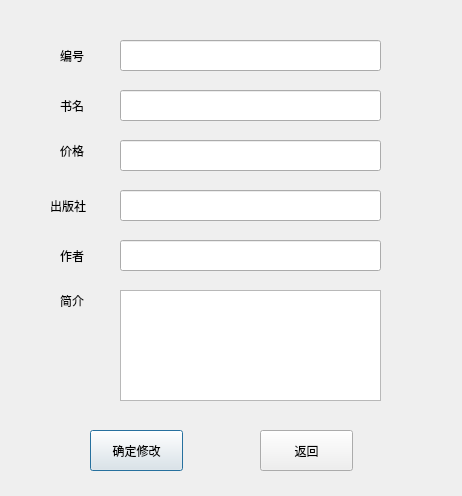
<?xml version="1.0" encoding="UTF-8"?>
<ui version="4.0">
 <class>UpdateDlg</class>
 <widget class="QDialog" name="UpdateDlg">
  <property name="geometry">
   <rect>
    <x>0</x>
    <y>0</y>
    <width>462</width>
    <height>496</height>
   </rect>
  </property>
  <property name="windowTitle">
   <string>Dialog</string>
  </property>
  <widget class="QLabel" name="label_4">
   <property name="geometry">
    <rect>
     <x>60</x>
     <y>240</y>
     <width>72</width>
     <height>31</height>
    </rect>
   </property>
   <property name="styleSheet">
    <string notr="true">font: 11pt &quot;Agency FB&quot;;</string>
   </property>
   <property name="text">
    <string>作者</string>
   </property>
  </widget>
  <widget class="QLineEdit" name="writerEdit">
   <property name="geometry">
    <rect>
     <x>120</x>
     <y>240</y>
     <width>261</width>
     <height>31</height>
    </rect>
   </property>
   <property name="readOnly">
    <bool>false</bool>
   </property>
  </widget>
  <widget class="QLineEdit" name="nameEdit">
   <property name="geometry">
    <rect>
     <x>120</x>
     <y>90</y>
     <width>261</width>
     <height>31</height>
    </rect>
   </property>
   <property name="readOnly">
    <bool>false</bool>
   </property>
  </widget>
  <widget class="QLabel" name="label_2">
   <property name="geometry">
    <rect>
     <x>60</x>
     <y>130</y>
     <width>51</width>
     <height>41</height>
    </rect>
   </property>
   <property name="styleSheet">
    <string notr="true">font: 11pt &quot;Agency FB&quot;;</string>
   </property>
   <property name="text">
    <string>价格</string>
   </property>
  </widget>
  <widget class="QLineEdit" name="pressEdit">
   <property name="geometry">
    <rect>
     <x>120</x>
     <y>190</y>
     <width>261</width>
     <height>31</height>
    </rect>
   </property>
   <property name="readOnly">
    <bool>false</bool>
   </property>
  </widget>
  <widget class="QLabel" name="label">
   <property name="geometry">
    <rect>
     <x>60</x>
     <y>95</y>
     <width>72</width>
     <height>21</height>
    </rect>
   </property>
   <property name="styleSheet">
    <string notr="true">font: 11pt &quot;Agency FB&quot;;</string>
   </property>
   <property name="text">
    <string>书名</string>
   </property>
  </widget>
  <widget class="QLabel" name="label_3">
   <property name="geometry">
    <rect>
     <x>50</x>
     <y>190</y>
     <width>72</width>
     <height>31</height>
    </rect>
   </property>
   <property name="styleSheet">
    <string notr="true">font: 11pt &quot;Agency FB&quot;;</string>
   </property>
   <property name="text">
    <string>出版社</string>
   </property>
  </widget>
  <widget class="QLineEdit" name="priceEdit">
   <property name="geometry">
    <rect>
     <x>120</x>
     <y>140</y>
     <width>261</width>
     <height>31</height>
    </rect>
   </property>
   <property name="readOnly">
    <bool>false</bool>
   </property>
  </widget>
  <widget class="QLabel" name="label_6">
   <property name="geometry">
    <rect>
     <x>60</x>
     <y>280</y>
     <width>72</width>
     <height>41</height>
    </rect>
   </property>
   <property name="styleSheet">
    <string notr="true">font: 11pt &quot;Agency FB&quot;;</string>
   </property>
   <property name="text">
    <string>简介</string>
   </property>
  </widget>
  <widget class="QLabel" name="label_5">
   <property name="geometry">
    <rect>
     <x>60</x>
     <y>45</y>
     <width>72</width>
     <height>21</height>
    </rect>
   </property>
   <property name="styleSheet">
    <string notr="true">font: 11pt &quot;Agency FB&quot;;</string>
   </property>
   <property name="text">
    <string>编号</string>
   </property>
  </widget>
  <widget class="QLineEdit" name="idEdit">
   <property name="geometry">
    <rect>
     <x>120</x>
     <y>40</y>
     <width>261</width>
     <height>31</height>
    </rect>
   </property>
   <property name="text">
    <string/>
   </property>
   <property name="readOnly">
    <bool>true</bool>
   </property>
  </widget>
  <widget class="QPushButton" name="updateBtn">
   <property name="geometry">
    <rect>
     <x>90</x>
     <y>430</y>
     <width>93</width>
     <height>41</height>
    </rect>
   </property>
   <property name="text">
    <string>确定修改</string>
   </property>
  </widget>
  <widget class="QPushButton" name="exitBtn">
   <property name="geometry">
    <rect>
     <x>260</x>
     <y>430</y>
     <width>93</width>
     <height>41</height>
    </rect>
   </property>
   <property name="text">
    <string>返回</string>
   </property>
  </widget>
  <widget class="QTextEdit" name="textEdit">
   <property name="geometry">
    <rect>
     <x>120</x>
     <y>290</y>
     <width>261</width>
     <height>111</height>
    </rect>
   </property>
  </widget>
 </widget>
 <resources/>
 <connections>
  <connection>
   <sender>exitBtn</sender>
   <signal>clicked()</signal>
   <receiver>UpdateDlg</receiver>
   <slot>close()</slot>
   <hints>
    <hint type="sourcelabel">
     <x>306</x>
     <y>450</y>
    </hint>
    <hint type="destinationlabel">
     <x>230</x>
     <y>247</y>
    </hint>
   </hints>
  </connection>
 </connections>
</ui>
